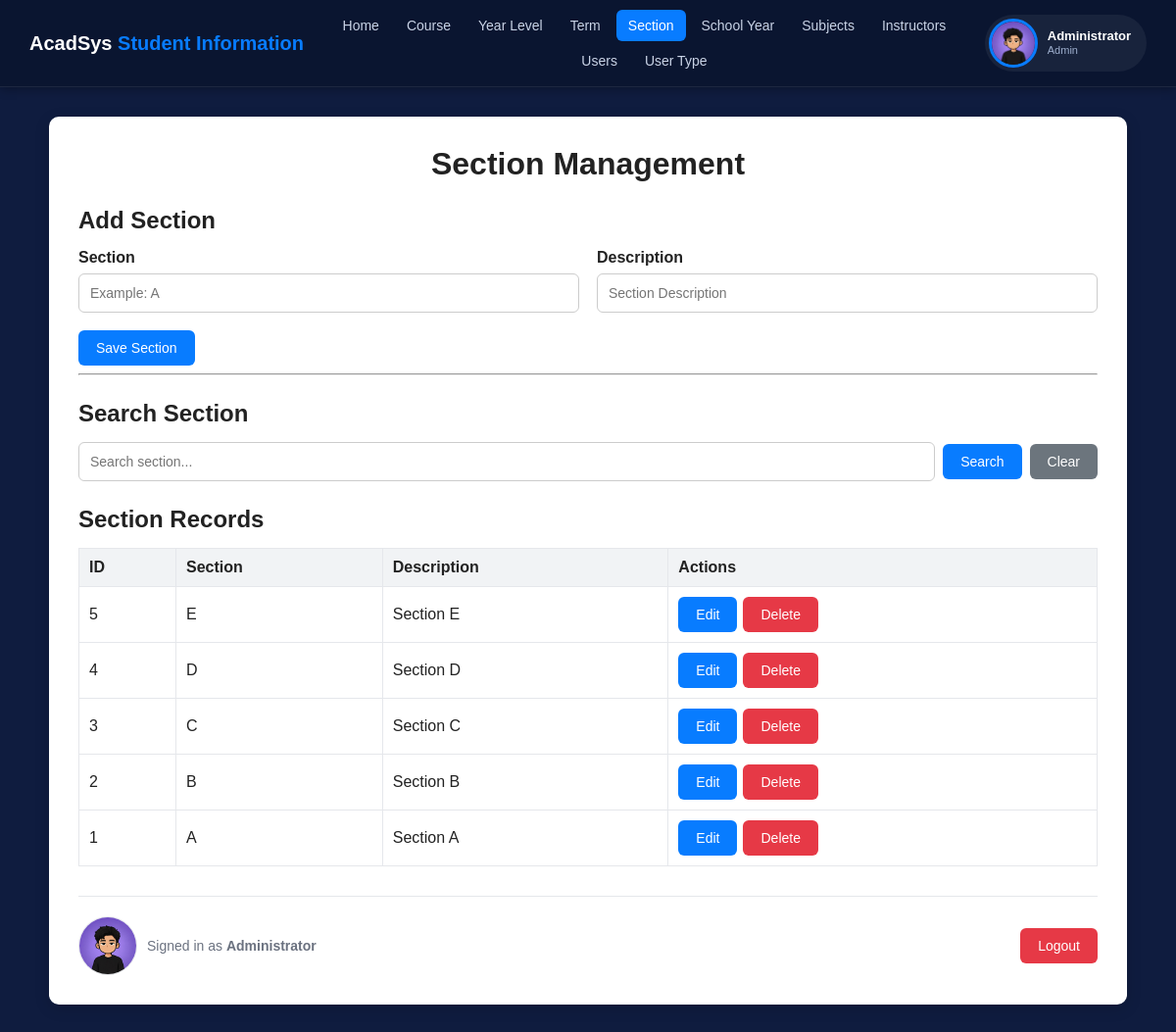
The app's page /section.php (signed in) with its own data.
### tables this page shows
CREATE TABLE `tbl_section` (
  `ID` int(11) NOT NULL,
  `SECTION` varchar(30) NOT NULL,
  `DESCRIPTION` varchar(100) NOT NULL
);

### section.php (the view, shortened to what this page needs)
<?php
include "db.php";
$search = trim($_GET['search'] ?? "");
if ($search != "") {
    $keyword = "%" . $search . "%";
    $stmt = $conn->prepare("SELECT * FROM tbl_section WHERE SECTION LIKE ? OR DESCRIPTION LIKE ? ORDER BY ID DESC");
    $stmt->bind_param("ss", $keyword, $keyword);
    $stmt->execute();
    $result = $stmt->get_result();
} else {
    $result = $conn->query("SELECT * FROM tbl_section ORDER BY ID DESC");
}
$editData = null;
?>
<!DOCTYPE html>
<html>
<head>
    <link rel="stylesheet" href="style.css">
</head>
<body>
<?php include "topnav.php"; ?>
<div class="page-wrap">
<div class="container">
    <h1>Section Management</h1>
    <h2><?php echo $editData ? "Update Section" : "Add Section"; ?></h2>
    <form method="POST">
        <div class="form-grid">
            <div class="form-group">
                <label>Section</label>
                <input type="text" name="section" placeholder="Example: A"
                    value="<?php echo htmlspecialchars($editData['SECTION'] ?? ''); ?>" required>
            </div>
            <div class="form-group">
                <label>Description</label>
                <input type="text" name="description" placeholder="Section Description"
                    value="<?php echo htmlspecialchars($editData['DESCRIPTION'] ?? ''); ?>" required>
            </div>
            <div class="full actions">
                <?php if ($editData): ?>
                    <button type="submit" name="update">Update Section</button>
                    <a href="section.php" class="btn btn-secondary">Cancel</a>
                <?php else: ?>
                    <button type="submit" name="save">Save Section</button>
                <?php endif; ?>
            </div>
        </div>
    </form>
    <hr>
    <h2>Search Section</h2>
    <form method="GET" class="search-box">
        <input type="text" name="search" placeholder="Search section..." value="<?php echo htmlspecialchars($search); ?>">
        <button type="submit">Search</button>
        <a href="section.php" class="btn btn-secondary">Clear</a>
    </form>
    <h2>Section Records</h2>
    <table>
        <tr>
            <th>ID</th>
            <th>Section</th>
            <th>Description</th>
            <th>Actions</th>
        </tr>
        <?php while ($row = $result->fetch_assoc()): ?>
        <tr>
            <td><?php echo $row['ID']; ?></td>
            <td><?php echo htmlspecialchars($row['SECTION']); ?></td>
            <td><?php echo htmlspecialchars($row['DESCRIPTION']); ?></td>
            <td>
                <div class="actions">
                    <a href="section.php?edit=<?php echo $row['ID']; ?>" class="btn">Edit</a>
                    <form method="POST" onsubmit="return confirm('Delete this section?');">
                        <button type="submit" name="delete" class="btn-danger">Delete</button>
                    </form>
                </div>
            </td>
        </tr>
        <?php endwhile; ?>
    </table>
    <?php include "bottom_bar.php"; ?>
</div>
</div>
</body>
</html>

### style.css (style rules this page uses)
:root { --bg: #0f1c3f; --bg-navbar: #0a1530; --accent: #087cff; --accent-dark: #0665d1; --white: #ffffff; --text: #222; --muted: #6b7280; --border: #e5e7eb; --danger: #e63946; --secondary: #6c757d; }
* { box-sizing: border-box; }
body { margin: 0; font-family: Arial, sans-serif; background: var(--bg); color: var(--text); }
.page-wrap { padding: 30px; }
.container { max-width: 1100px; margin: 0 auto; background: var(--white); padding: 30px; border-radius: 10px; box-shadow: 0 4px 15px rgba(0, 0, 0, 0.15); }
h1 { text-align: center; margin-top: 0; margin-bottom: 25px; }
h2 { color: #222; margin-top: 25px; margin-bottom: 15px; }
.form-grid { display: grid; grid-template-columns: repeat(2, 1fr); gap: 18px; }
.form-group { display: flex; flex-direction: column; }
.full { grid-column: span 2; }
label { font-weight: bold; margin-bottom: 7px; }
input, select { width: 100%; padding: 11px; border: 1px solid #ccc; border-radius: 6px; font-size: 14px; background: white; }
button, .btn { border: none; background: var(--accent); color: white; padding: 10px 18px; border-radius: 6px; cursor: pointer; font-size: 14px; text-decoration: none; display: inline-block; }
.btn-danger, .delete { background: var(--danger) !important; }
.btn-secondary, .btn-cancel { background: var(--secondary); color: white; }
.actions { display: flex; align-items: center; gap: 6px; flex-wrap: wrap; }
.actions form { display: inline; margin: 0; }
.search-box { display: flex; gap: 8px; align-items: center; }
.search-box input { flex: 1; }
table { width: 100%; border-collapse: collapse; margin-top: 15px; }
th { background: #f1f3f5; text-align: left; font-weight: bold; }
th, td { border: 1px solid var(--border); padding: 10px; vertical-align: middle; }

### records on screen
tbl_section: ID "5", SECTION "E", DESCRIPTION "Section E"
tbl_section: ID "4", SECTION "D", DESCRIPTION "Section D"
tbl_section: ID "3", SECTION "C", DESCRIPTION "Section C"
tbl_section: ID "2", SECTION "B", DESCRIPTION "Section B"
tbl_section: ID "1", SECTION "A", DESCRIPTION "Section A"

### other values on screen
$label "Home Course Year Level Term Section School Year Subjects Instructors Users User Type"
$_SESSION['fullname'] "Administrator"
$navUserType "Admin"
